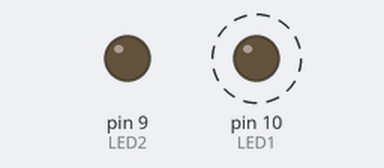
A sketch run on a simulated Arduino Uno, built with avr-gcc and run on an emulated ATmega328P. Parts: output pins drawn as LEDs (lit = HIGH). Dashed ring = blinking.

Above: at 0.2 s.
At 5.7 s:
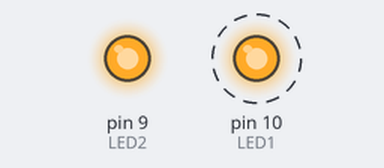
Timing chart, 0 to 7.8 s (numbered marks = the images above):
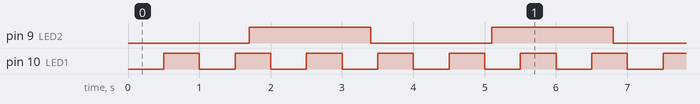

The sketch:

2LED_ONOFF.ino
```cpp
#define LED1 10
#define LED2 9
int Cnt = 0;
char Blue_Led_On = 0;
char Green_Led_On = 0;
void setup() {
  pinMode(LED1, OUTPUT);
  pinMode(LED2, OUTPUT);
}

//LED1은 0.5초, LED2는 1.7초마다 깜빡인다.
void loop() {
    Cnt++;

    digitalWrite(LED1, Blue_Led_On);
    digitalWrite(LED2, Green_Led_On);
    delay(100);

    if (Cnt % 5 == 0) {
      Blue_Led_On = ~Blue_Led_On;
    }
    if (Cnt % 17 == 0){
      Green_Led_On = ~Green_Led_On;
    }
    if (Cnt >= 85) {
      Cnt = 0;
    }
}
```

Measured:
- by itself, pin 9 (LED2): alternates HIGH for 1.7 s and LOW for 1.7 s
- by itself, pin 10 (LED1): alternates HIGH for 0.50 s and LOW for 0.50 s
- by itself, everything shown: repeats every 17.0 s, in 42 steps
